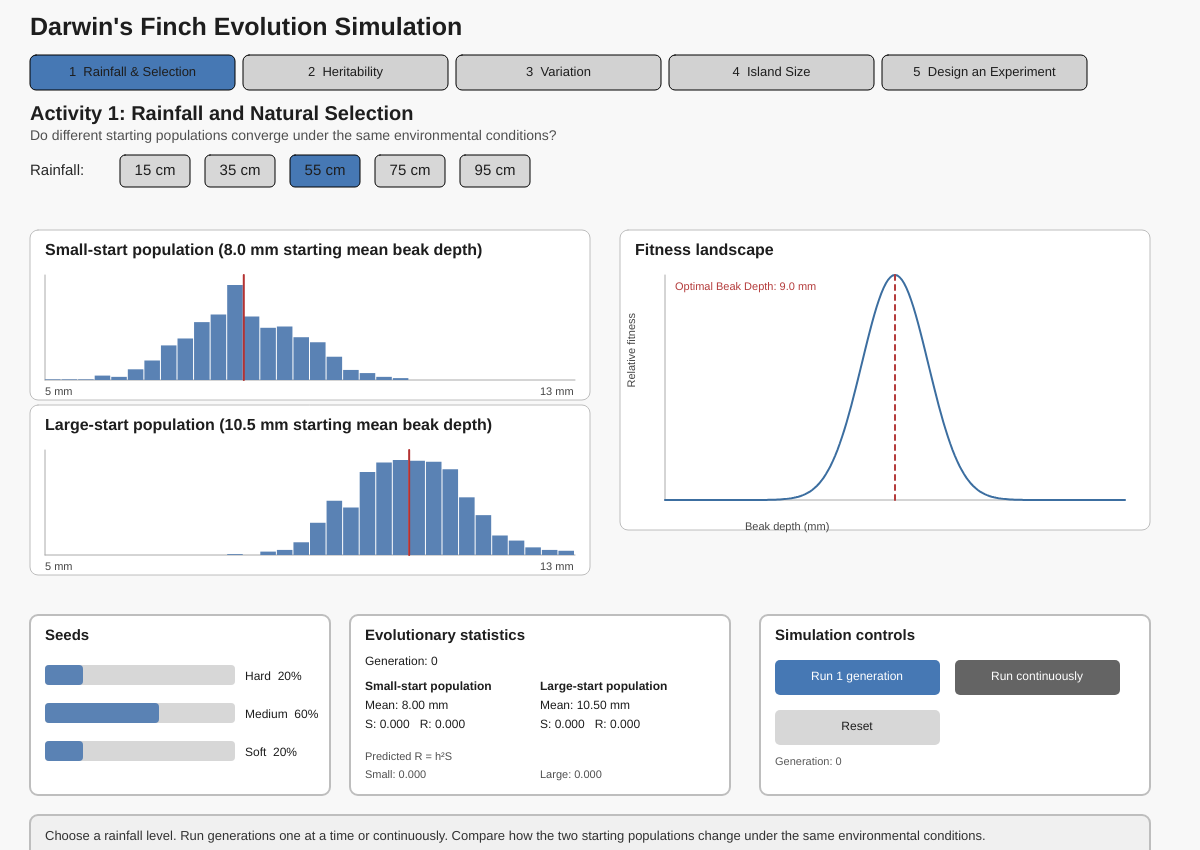
Frame 1 (no input)
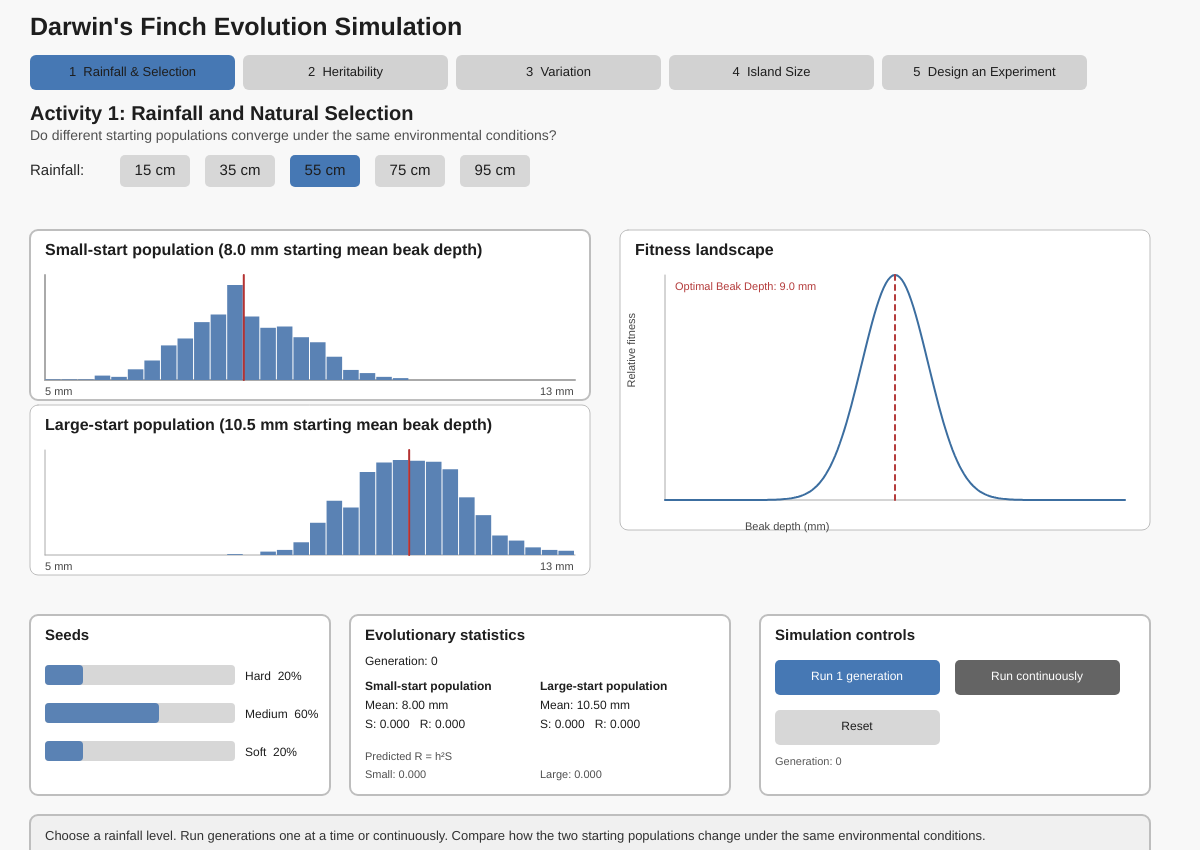
Frame 60 (no input)
Frame 120 (the mouse pressed at the canvas centre since frame 60): identical to frame 60, image omitted

The p5.js sketch that drew these frames (run headless with seeded random() and noise() and a simulated clock; from frame 60 on, the mouse is pressed at the canvas centre):

// p5.js sketch
// ── sketch.js
// ============================================================
// DARWIN'S FINCH EVOLUTION SIMULATION
// BIOL 212L
//
// Five activities:
// 1. Rainfall and natural selection
// 2. Heritability
// 3. Variation
// 4. Island size and stochasticity
// 5. Design an experiment
//
// This is a teaching model, not a literal reconstruction
// of the genetics of Geospiza fortis.
// ============================================================


// ============================================================
// GLOBAL SETTINGS
// ============================================================

const CANVAS_WIDTH = 1200;
const CANVAS_HEIGHT = 850;

const BEAK_MIN = 5;
const BEAK_MAX = 13;

const DEFAULT_POPULATION = 1000;
const DEFAULT_CARRYING_CAPACITY = 1000;

const DEFAULT_SD = 0.825;
const DEFAULT_MEAN = 9.5;
const DEFAULT_HERITABILITY = 0.76;

const SELECTION_STRENGTH = 1.5;

const RAINFALL_LEVELS = [15, 35, 55, 75, 95];


// ============================================================
// SEED DISTRIBUTIONS
// ============================================================

const SEED_DISTRIBUTIONS = {

  15: {
    hard: 0.80,
    medium: 0.15,
    soft: 0.05
  },

  35: {
    hard: 0.60,
    medium: 0.30,
    soft: 0.10
  },

  55: {
    hard: 0.20,
    medium: 0.60,
    soft: 0.20
  },

  75: {
    hard: 0.10,
    medium: 0.35,
    soft: 0.55
  },

  95: {
    hard: 0.05,
    medium: 0.15,
    soft: 0.80
  }

};


// ============================================================
// BEAK DEPTH OPTIMA
// ============================================================

const SEED_OPTIMA = {

  hard: 11.0,
  medium: 9.0,
  soft: 7.0

};


// ============================================================
// SIMULATION STATE
// ============================================================

let activity = 1;

let rainfall = 55;

let generation = 0;

let running = false;


// Activity 1
let population = [];
let population2 = [];

let activity1S1 = 0;
let activity1R1 = 0;
let activity1PredictedR1 = 0;

let activity1S2 = 0;
let activity1R2 = 0;
let activity1PredictedR2 = 0;


// Activity 2
let islandA = [];
let islandB = [];


// Activity 3
let variationPopulation = [];


// Activity 4
let largeIsland = [];
let smallIsland = [];


// Activity 5
let experimentPopulation = [];


// ============================================================
// ACTIVITY PARAMETERS
// ============================================================

// Activity 1

let activity1Mean = 9.5;
let activity1SmallMean = 8.0;
let activity1LargeMean = 10.5;
let activity1SD = 0.825;
let activity1Heritability = 0.76;
let activity1Capacity = 1000;


// Activity 2

let islandAHeritability = 0.4;
let islandBHeritability = 0.9;

let activity2Mean = 9.5;
let activity2SD = 0.825;
let activity2Capacity = 1000;


// Activity 3

let lowVariationSD = 0.2;
let highVariationSD = 1.8;

let selectedVariationSD = lowVariationSD;

let activity3Mean = 11.0;
let activity3Heritability = 0.76;
let activity3Capacity = 1000;


// Activity 4

let largeCapacity = 1000;
let smallCapacity = 100;

let activity4Mean = 9.5;
let activity4SD = 0.825;
let activity4Heritability = 0.76;


// Activity 4 replicate system

let activity4LargeResults = [];
let activity4SmallResults = [];

const ACTIVITY4_REPLICATES = 10;
const ACTIVITY4_GENERATIONS = 10;

let activity4ReplicateRunning = false;
let activity4CurrentReplicate = 0;
let activity4CurrentGeneration = 0;

let activity4ReplicateLarge = [];
let activity4ReplicateSmall = [];


// Activity 5

let experimentMean = 9.0;
let experimentSD = 1.0;
let experimentHeritability = 0.76;
let experimentCapacity = 1000;


// ============================================================
// STATISTICS
// ============================================================

let currentS = 0;
let currentR = 0;
let predictedR = 0;


// ============================================================
// P5 SETUP
// ============================================================

function setup() {

  createCanvas(
    CANVAS_WIDTH,
    CANVAS_HEIGHT
  );

  textFont("Arial");

  resetCurrentActivity();

}


// ============================================================
// MAIN DRAW LOOP
// ============================================================

function draw() {

  background(248);

  drawHeader();

  drawActivityTabs();


  if (activity === 1) {

    drawActivity1();

  } else if (activity === 2) {

    drawActivity2();

  } else if (activity === 3) {

    drawActivity3();

  } else if (activity === 4) {

    drawActivity4();

  } else if (activity === 5) {

    drawActivity5();

  }


  // Normal continuous simulation

  if (running) {

    runGenerationForCurrentActivity();

  }


  // Activity 4 replicate simulations

  if (activity4ReplicateRunning) {

    runActivity4ReplicateStep();

  }

}


// ============================================================
// HEADER
// ============================================================

function drawHeader() {

  fill(30);

  textSize(25);

  textStyle(BOLD);

  text(
    "Darwin's Finch Evolution Simulation",
    30,
    35
  );

  textStyle(NORMAL);

}


// ============================================================
// ACTIVITY TABS
// ============================================================

function drawActivityTabs() {

  let labels = [

    "1  Rainfall & Selection",
    "2  Heritability",
    "3  Variation",
    "4  Island Size",
    "5  Design an Experiment"

  ];


  let x = 30;


  for (let i = 0; i < labels.length; i++) {

    let w = 205;


    if (i + 1 === activity) {

      fill(70, 120, 180);

    } else {

      fill(210);

    }


    rect(
      x,
      55,
      w,
      35,
      6
    );


    fill(30);

    textSize(13);

    textAlign(
      CENTER,
      CENTER
    );

    text(
      labels[i],
      x + w / 2,
      72
    );

    textAlign(
      LEFT,
      BASELINE
    );


    x += w + 8;

  }

}


// ============================================================
// ACTIVITY 1
// ============================================================

function drawActivity1() {

  drawActivityTitle(
    "Activity 1: Rainfall and Natural Selection",
    "Do different starting populations converge under the same environmental conditions?"
  );


  drawRainfallControls(
    30,
    175
  );


  drawPopulationPanel(
    population,
    30,
    230,
    560,
    170,
    "Small-start population (8.0 mm starting mean beak depth)"
  );


  drawPopulationPanel(
    population2,
    30,
    405,
    560,
    170,
    "Large-start population (10.5 mm starting mean beak depth)"
  );


  drawFitnessGraph(
    620,
    230,
    530,
    300
  );


  drawSeedDistribution(
    30,
    615,
    300,
    180
  );


  drawStatisticsBox(
    350,
    615,
    380,
    180,
    population,
    activity1Heritability
  );


  drawControls(
    760,
    615,
    390,
    180
  );


  drawActivityInstructions(
    30,
    815,
    1120,
    65,
    "Choose a rainfall level. Run generations one at a time or continuously. Compare how the two starting populations change under the same environmental conditions."
  );

}


// ============================================================
// ACTIVITY 2
// ============================================================

function drawActivity2() {

  drawActivityTitle(
    "Activity 2: Heritability",
    "How does heritability affect the rate of evolutionary change?"
  );


  drawRainfallControls(
    30,
    205
  );


  drawPopulationPanel(
    islandA,
    30,
    230,
    545,
    280,
    "Island A   h² = " +
    islandAHeritability.toFixed(2)
  );


  drawPopulationPanel(
    islandB,
    600,
    230,
    545,
    280,
    "Island B   h² = " +
    islandBHeritability.toFixed(2)
  );


  drawComparisonStatistics();


  drawControls(
    760,
    555,
    390,
    180
  );


  drawActivityInstructions(
    30,
    760,
    1120,
    65,
    "Both islands experience the same environment and begin with the same distribution. Compare how quickly their beak distributions respond when heritability differs."
  );

}


// ============================================================
// ACTIVITY 3
// ============================================================

function drawActivity3() {

  drawActivityTitle(
    "Activity 3: Variation",
    "How does the amount of variation affect evolutionary change?"
  );


  drawPopulationPanel(
    variationPopulation,
    30,
    230,
    560,
    300,
    "Population Mean = " +
    calculateMean(
      variationPopulation
    ).toFixed(2) +
    " mm   N = " +
    variationPopulation.length
  );


  drawFitnessGraph(
    620,
    230,
    530,
    300
  );


  drawVariationControls();


  drawControls(
    760,
    555,
    390,
    180
  );


  drawActivityInstructions(
    30,
    760,
    1120,
    65,
    "Compare populations with different amounts of phenotypic variation. Begin away from the environmental optimum and observe whether selection can produce evolutionary change."
  );

}


// ============================================================
// ACTIVITY 4
// ============================================================

function drawActivity4() {

  drawActivityTitle(
    "Activity 4: Island Size and Stochasticity",
    "Why can identical populations follow different evolutionary paths?"
  );


  drawPopulationPanel(
    largeIsland,
    30,
    230,
    545,
    280,
    "Large Island   N = " +
    largeIsland.length
  );


  drawPopulationPanel(
    smallIsland,
    600,
    230,
    545,
    280,
    "Small Island   N = " +
    smallIsland.length
  );


  drawActivity4Results();


  drawControls(
    760,
    555,
    390,
    180
  );


  drawActivityInstructions(
    30,
    760,
    1120,
    65,
    "Run the same experiment repeatedly. Compare the spread of final outcomes for large and small populations."
  );

}


// ============================================================
// ACTIVITY 5
// ============================================================

function drawActivity5() {

  drawActivityTitle(
    "Activity 5: Design an Experiment",
    "Choose your starting population and rainfall. Predict what will happen, then test your prediction."
  );


  // Rainfall controls

  drawRainfallControls(
    30,
    175
  );


  drawPopulationPanel(
    experimentPopulation,
    30,
    230,
    560,
    300,
    "Your Population   N = " +
    experimentPopulation.length +
  "   Mean = " +
  calculateMean(experimentPopulation).toFixed(2) +
  " mm"
  );


  drawFitnessGraph(
    620,
    230,
    530,
    300
  );


  drawExperimentControls();


  drawControls(
    760,
    555,
    390,
    180
  );


  drawActivityInstructions(
    30,
    760,
    1120,
    65,
    "Design an experiment by choosing the starting mean, variation, heritability, population size, and rainfall. Predict the direction and amount of evolutionary change before running the simulation."
  );

}


// ============================================================
// ACTIVITY TITLES
// ============================================================

function drawActivityTitle(
  title,
  subtitle
) {

  fill(30);

  textSize(20);

  textStyle(BOLD);

  text(
    title,
    30,
    120
  );

  textStyle(NORMAL);

  textSize(14);

  fill(80);

  text(
    subtitle,
    30,
    140
  );

}


// ============================================================
// RAINFALL CONTROLS
// ============================================================

function drawRainfallControls(
  x,
  y
) {

  fill(40);

  textSize(15);

  text(
    "Rainfall:",
    x,
    y
  );


  for (
    let i = 0;
    i < RAINFALL_LEVELS.length;
    i++
  ) {

    let r =
      RAINFALL_LEVELS[i];

    let bx =
      x + 90 + i * 85;


    if (r === rainfall) {

      fill(70, 120, 180);

    } else {

      fill(215);

    }


    rect(
      bx,
      y - 20,
      70,
      32,
      5
    );


    fill(30);

    textAlign(
      CENTER,
      CENTER
    );

    text(
      r + " cm",
      bx + 35,
      y - 4
    );

    textAlign(
      LEFT,
      BASELINE
    );

  }

}


// ============================================================
// POPULATION PANEL
// ============================================================

function drawPopulationPanel(
  pop,
  x,
  y,
  w,
  h,
  title
) {

  stroke(190);

  fill(255);

  rect(
    x,
    y,
    w,
    h,
    8
  );

  noStroke();

  fill(30);

  textSize(16);

  textStyle(BOLD);

  text(
    title,
    x + 15,
    y + 25
  );

  textStyle(NORMAL);


  if (pop.length === 0) {

    fill(170, 40, 40);

    textSize(18);

    text(
      "Population extinct",
      x + 20,
      y + h / 2
    );

    return;

  }


  drawHistogram(
    pop,
    x + 15,
    y + 45,
    w - 30,
    h - 65
  );

}


// ============================================================
// HISTOGRAM
// ============================================================

function drawHistogram(
  pop,
  x,
  y,
  w,
  h
) {

  let bins = 32;

  let counts = new Array(bins).fill(0);

  for (let beak of pop) {
    let index = floor(
      map(beak, BEAK_MIN, BEAK_MAX, 0, bins)
    );

    index = constrain(index, 0, bins - 1);
    counts[index]++;
  }

  // Only Activity 3 uses a fixed vertical scale.
  let showYAxis = (activity === 3);
  let maxCount = showYAxis ? 600 : max(counts);

  // Axes
  stroke(170);

  line(x, y + h, x + w, y + h);
  line(x, y, x, y + h);

  // Numbered y-axis for Activity 3 only
  if (showYAxis) {
    fill(70);
    noStroke();
    textSize(10);
    textAlign(LEFT, CENTER);

    for (let value = 0; value <= 600; value += 50) {
      let tickY =
        y + h - map(value, 0, 600, 0, h - 10);

      // Place numbers just inside the left edge
      text(value, x + 4, tickY);

      // Draw subtle horizontal gridlines
      stroke(220);
      line(x + 30, tickY, x + w, tickY);
      noStroke();
    }

    textAlign(LEFT, BASELINE);
  }
  // Histogram bars
  noStroke();
  fill(90, 130, 180);

  for (let i = 0; i < bins; i++) {
    let barWidth = w / bins;

    let barHeight = 0;

    if (maxCount > 0) {
      barHeight = map(
        counts[i],
        0,
        maxCount,
        0,
        h - 10
      );
    }

    rect(
      x + i * barWidth,
      y + h - barHeight,
      barWidth - 1,
      barHeight
    );
  }

  // Beak-depth labels
  fill(70);
  textSize(11);
  textAlign(LEFT, BASELINE);

  text(BEAK_MIN + " mm", x, y + h + 15);
  text(BEAK_MAX + " mm", x + w - 35, y + h + 15);

  // Mean indicator
  let meanValue = calculateMean(pop);

  let meanX = map(
    meanValue,
    BEAK_MIN,
    BEAK_MAX,
    x,
    x + w
  );

  stroke(180, 50, 50);
  strokeWeight(2);
  line(meanX, y, meanX, y + h);

  strokeWeight(1);
  noStroke();
}

// ============================================================
// FITNESS GRAPH
// ============================================================

function drawFitnessGraph(
  x,
  y,
  w,
  h
) {

  stroke(190);

  fill(255);

  rect(
    x,
    y,
    w,
    h,
    8
  );

  noStroke();

  fill(30);

  textSize(16);

  textStyle(BOLD);

  text(
    "Fitness landscape",
    x + 15,
    y + 25
  );

  textStyle(NORMAL);


  let graphX =
    x + 45;

  let graphY =
    y + 45;

  let graphW =
    w - 70;

  let graphH =
    h - 75;


  stroke(170);

  line(
    graphX,
    graphY + graphH,
    graphX + graphW,
    graphY + graphH
  );

  line(
    graphX,
    graphY,
    graphX,
    graphY + graphH
  );


  noFill();

  stroke(60, 110, 160);

  strokeWeight(2);

  beginShape();


  for (
    let i = 0;
    i <= 200;
    i++
  ) {

    let beak =
      map(
        i,
        0,
        200,
        BEAK_MIN,
        BEAK_MAX
      );


    let f =
      fitness(beak);


    let px =
      map(
        beak,
        BEAK_MIN,
        BEAK_MAX,
        graphX,
        graphX + graphW
      );


    let py =
      map(
        f,
        0,
        1,
        graphY + graphH,
        graphY
      );


    vertex(
      px,
      py
    );

  }


  endShape();


    let optimum = getFoodOptimum();

  if (activity === 3) {
    optimum = 9.0;
  } else if (activity !== 5) {

    if (rainfall === 15) optimum = 11.0;
    if (rainfall === 35) optimum = 10.0;
    if (rainfall === 55) optimum = 9.0;
    if (rainfall === 75) optimum = 8.0;
    if (rainfall === 95) optimum = 7.0;

  }


  let optimumX =
    map(
      optimum,
      BEAK_MIN,
      BEAK_MAX,
      graphX,
      graphX + graphW
    );


  stroke(180, 60, 60);

  drawingContext.setLineDash(
    [5, 5]
  );


  line(
    optimumX,
    graphY,
    optimumX,
    graphY + graphH
  );


  drawingContext.setLineDash(
    []
  );


  noStroke();

  fill(70);

  textSize(11);

  text(
    "Beak depth (mm)",
    graphX + 80,
    graphY + graphH + 30
  );


  push();

  translate(
    graphX - 30,
    graphY + graphH / 2
  );

  rotate(-HALF_PI);

  text(
    "Relative fitness",
    0,
    0
  );

  pop();


  fill(180, 60, 60);

  text(
    "Optimal Beak Depth: " +
    optimum.toFixed(1) +
    " mm",
    graphX + 10,
    graphY + 15
  );

}


// ============================================================
// SEED DISTRIBUTION
// ============================================================

function drawSeedDistribution(
  x,
  y,
  w,
  h
) {

  stroke(190);

  fill(255);

  rect(
    x,
    y,
    w,
    h,
    8
  );

  noStroke();

  fill(30);

  textSize(15);

  textStyle(BOLD);

  text(
    "Seeds",
    x + 15,
    y + 25
  );

  textStyle(NORMAL);


  let seeds =
    getSeedDistribution();


  let values = [

    seeds.hard,
    seeds.medium,
    seeds.soft

  ];


  let labels = [

    "Hard",
    "Medium",
    "Soft"

  ];


  for (
    let i = 0;
    i < 3;
    i++
  ) {

    let yy =
      y + 50 + i * 38;


    fill(215);

    rect(
      x + 15,
      yy,
      190,
      20,
      4
    );


    fill(90, 130, 180);

    rect(
      x + 15,
      yy,
      190 * values[i],
      20,
      4
    );


    fill(30);

    textSize(12);

    text(
      labels[i] +
      "  " +
      round(values[i] * 100) +
      "%",
      x + 215,
      yy + 15
    );

  }

}


// ============================================================
// STATISTICS BOX
// ============================================================

function drawStatisticsBox(
  x,
  y,
  w,
  h,
  pop,
  h2
) {

  stroke(190);

  fill(255);

  rect(
    x,
    y,
    w,
    h,
    8
  );

  noStroke();

  fill(30);

  textSize(15);

  textStyle(BOLD);

  text(
    "Evolutionary statistics",
    x + 15,
    y + 25
  );

  textStyle(NORMAL);

  textSize(12);


  let mean1 =
    population.length > 0
      ? calculateMean(population)
      : 0;


  let mean2 =
    population2.length > 0
      ? calculateMean(population2)
      : 0;


  text(
    "Generation: " +
    generation,
    x + 15,
    y + 50
  );


  textStyle(BOLD);

  text(
    "Small-start population",
    x + 15,
    y + 75
  );

  textStyle(NORMAL);

  text(
    "Mean: " +
    mean1.toFixed(2) +
    " mm",
    x + 15,
    y + 94
  );


  text(
    "S: " +
    activity1S1.toFixed(3) +
    "   R: " +
    activity1R1.toFixed(3),
    x + 15,
    y + 113
  );


  textStyle(BOLD);

  text(
    "Large-start population",
    x + 190,
    y + 75
  );

  textStyle(NORMAL);

  text(
    "Mean: " +
    mean2.toFixed(2) +
    " mm",
    x + 190,
    y + 94
  );


  text(
    "S: " +
    activity1S2.toFixed(3) +
    "   R: " +
    activity1R2.toFixed(3),
    x + 190,
    y + 113
  );


  fill(80);

  textSize(11);

  text(
    "Predicted R = h²S",
    x + 15,
    y + 145
  );


  text(
    "Small: " +
    activity1PredictedR1.toFixed(3),
    x + 15,
    y + 163
  );


  text(
    "Large: " +
    activity1PredictedR2.toFixed(3),
    x + 190,
    y + 163
  );

}


// ============================================================
// ACTIVITY 2 STATISTICS
// ============================================================

function drawComparisonStatistics() {

  stroke(190);

  fill(255);

  rect(
    30,
    555,
    700,
    180,
    8
  );

  noStroke();

  fill(30);

  textSize(15);

  textStyle(BOLD);


  if (activity === 2) {

    text(
      "Compare the two populations",
      45,
      580
    );

  } else {

    text(
      "Current simulation",
      45,
      580
    );

  }


  textStyle(NORMAL);

  textSize(13);


  if (activity === 2) {

    let meanA =
      islandA.length > 0
        ? calculateMean(islandA)
        : 0;


    let meanB =
      islandB.length > 0
        ? calculateMean(islandB)
        : 0;


    text(
      "Generation: " +
      generation,
      45,
      610
    );


    text(
      "Island A mean: " +
      meanA.toFixed(2) +
      " mm",
      45,
      640
    );


    text(
      "Island B mean: " +
      meanB.toFixed(2) +
      " mm",
      45,
      665
    );


    text(
      "Difference in means: " +
      abs(meanA - meanB).toFixed(2) +
      " mm",
      45,
      690
    );


    text(
      "Both islands experience the same rainfall: " +
      rainfall +
      " cm",
      330,
      640
    );

  }

}


// ============================================================
// ACTIVITY 4 RESULTS
// ============================================================

function drawActivity4Results() {

  stroke(190);

  fill(255);

  rect(
    30,
    555,
    700,
    180,
    8
  );

  noStroke();

  fill(30);

  textSize(15);

  textStyle(BOLD);

   text(
    "Results from 10 repeated experiments",
    45,
    580
  );

  textStyle(NORMAL);

  textSize(12);


  if (
    activity4ReplicateRunning
  ) {

    text(
      "Running replicate " +
      (activity4CurrentReplicate + 1) +
      " of " +
      ACTIVITY4_REPLICATES +
      "   Generation " +
      activity4CurrentGeneration +
      " of " +
      ACTIVITY4_GENERATIONS,
      45,
      605
    );

  } else if (
    activity4LargeResults.length === 0
  ) {

    text(
      "Click \"Run 10 replicates\" to compare repeated outcomes.",
      45,
      610
    );

  } else {

    text(
      "Each dot = final mean beak depth from one replicate",
      45,
      605
    );

    text(
      "Compare the spread of dots between large and small populations.",
      45,
      620
    );

  }


  let plotX = 45;
  let plotY = 615;
  let plotW = 650;
  let plotH = 105;


  stroke(210);

  line(
    plotX,
    plotY + plotH,
    plotX + plotW,
    plotY + plotH
  );


  // Scale the graph around the actual replicate results

  let allResults =
    activity4LargeResults.concat(
      activity4SmallResults
    );


  let plotMin = 8.5;
  let plotMax = 9.7;


  if (allResults.length > 0) {

    let dataMin = min(allResults);
    let dataMax = max(allResults);

    let padding = 0.05;


    plotMin =
      floor(
        (dataMin - padding) * 10
      ) / 10;


    plotMax =
      ceil(
        (dataMax + padding) * 10
      ) / 10;


    if (plotMax - plotMin < 0.4) {

      let center =
        (plotMin + plotMax) / 2;


      plotMin =
        floor(
          (center - 0.2) * 10
        ) / 10;


      plotMax =
        ceil(
          (center + 0.2) * 10
        ) / 10;

    }

  }


  noStroke();

  fill(80);

  textSize(10);


  text(
    plotMin.toFixed(1),
    plotX,
    plotY + plotH + 14
  );


  text(
    (
      (plotMin + plotMax) / 2
    ).toFixed(1),
    plotX + plotW / 2 - 10,
    plotY + plotH + 14
  );


  text(
    plotMax.toFixed(1),
    plotX + plotW - 18,
    plotY + plotH + 14
  );


  textAlign(CENTER, BASELINE);

  text(
    "Final mean beak depth (mm)",
    plotX + plotW / 2,
    plotY + plotH + 30
  );

  textAlign(LEFT, BASELINE);


  fill(70);

  textSize(11);


  text(
    "Large",
    plotX,
    plotY + 29
  );


  text(
    "Small",
    plotX,
    plotY + 79
  );


  // Large population replicate dots

  for (
    let i = 0;
    i < activity4LargeResults.length;
    i++
  ) {

    let value =
      activity4LargeResults[i];


    let px =
      map(
        value,
        plotMin,
        plotMax,
        plotX + 60,
        plotX + plotW
      );


    fill(70, 120, 180);

    noStroke();

    circle(
      px,
      plotY + 25,
      12
    );

  }


  // Small population replicate dots

  for (
    let i = 0;
    i < activity4SmallResults.length;
    i++
  ) {

    let value =
      activity4SmallResults[i];


    let px =
      map(
        value,
        plotMin,
        plotMax,
        plotX + 60,
        plotX + plotW
      );


    fill(180, 100, 80);

    noStroke();

    circle(
      px,
      plotY + 75,
      12
    );

  }


  if (
    activity4LargeResults.length > 0 &&
    !activity4ReplicateRunning
  ) {

    let largeMean =
      calculateMean(
        activity4LargeResults
      );


    let smallMean =
      calculateMean(
        activity4SmallResults
      );


    fill(70);

    textSize(11);


    text(
      "Large island mean = " +
      largeMean.toFixed(2) +
      " mm",
      500,
      610
    );


    text(
      "Small island mean = " +
      smallMean.toFixed(2) +
      " mm",
      500,
      625
    );

  }

}


// ============================================================
// VARIATION CONTROLS
// ============================================================

function drawVariationControls() {

  stroke(190);

  fill(255);

  rect(
    30,
    555,
    700,
    180,
    8
  );

  noStroke();

  fill(30);

  textSize(15);

  textStyle(BOLD);

  text(
    "Variation",
    45,
    580
  );

  textStyle(NORMAL);

  textSize(13);


  text(
    "Low variation: SD = " +
    lowVariationSD,
    45,
    615
  );


  text(
    "High variation: SD = " +
    highVariationSD,
    45,
    645
  );


  text(
    "Current population SD: " +
    currentPopulationSD().toFixed(2),
    45,
    675
  );


   if (selectedVariationSD === lowVariationSD) {

    fill(70, 120, 180);

  } else {

    fill(215);

  }

  rect(
    300,
    600,
    150,
    32,
    5
  );


  if (selectedVariationSD === highVariationSD) {

    fill(70, 120, 180);

  } else {

    fill(215);

  }

  rect(
    470,
    600,
    150,
    32,
    5
  );


  fill(30);

  textAlign(
    CENTER,
    CENTER
  );


  text(
    "Low variation",
    375,
    616
  );


  text(
    "High variation",
    545,
    616
  );


  textAlign(
    LEFT,
    BASELINE
  );

}


// ============================================================
// EXPERIMENT CONTROLS
// ============================================================

function drawExperimentControls() {

  stroke(190);

  fill(255);

  rect(
    30,
    555,
    700,
    180,
    8
  );

  noStroke();

  fill(30);

  textSize(15);

  textStyle(BOLD);

  text(
    "Choose your experimental conditions",
    45,
    580
  );

  textStyle(NORMAL);


  // Starting mean

  fill(50);

  textSize(12);

  text(
    "Starting mean:",
    45,
    605
  );


  let meanOptions = [
    7.0,
    9.0,
    10.5,
    12.0
  ];


  for (
    let i = 0;
    i < meanOptions.length;
    i++
  ) {

    let bx =
      130 + i * 75;


    if (
      experimentMean ===
      meanOptions[i]
    ) {

      fill(70, 120, 180);

    } else {

      fill(220);

    }


    rect(
      bx,
      590,
      65,
      25,
      4
    );


    fill(30);

    textAlign(
      CENTER,
      CENTER
    );

    text(
      meanOptions[i].toFixed(1) +
      " mm",
      bx + 32.5,
      602
    );

  }


  // Starting SD

  textAlign(
    LEFT,
    BASELINE
  );

  fill(50);

  text(
    "SD:",
    45,
    635
  );


  let sdOptions = [
    0.25,
    0.50,
    1.00,
    1.50
  ];


  for (
    let i = 0;
    i < sdOptions.length;
    i++
  ) {

    let bx =
      130 + i * 75;


    if (
      experimentSD ===
      sdOptions[i]
    ) {

      fill(70, 120, 180);

    } else {

      fill(220);

    }


    rect(
      bx,
      620,
      65,
      25,
      4
    );


    fill(30);

    textAlign(
      CENTER,
      CENTER
    );

    text(
      sdOptions[i].toFixed(2),
      bx + 32.5,
      632
    );

  }


  // Heritability

  textAlign(
    LEFT,
    BASELINE
  );

  fill(50);

  text(
    "Heritability:",
    45,
    665
  );


  let hOptions = [
    0.25,
    0.50,
    0.76,
    0.90
  ];


  for (
    let i = 0;
    i < hOptions.length;
    i++
  ) {

    let bx =
      130 + i * 75;


    if (
      experimentHeritability ===
      hOptions[i]
    ) {

      fill(70, 120, 180);

    } else {

      fill(220);

    }


    rect(
      bx,
      650,
      65,
      25,
      4
    );


    fill(30);

    textAlign(
      CENTER,
      CENTER
    );

    text(
      hOptions[i].toFixed(2),
      bx + 32.5,
      662
    );

  }


  // Population size

  textAlign(
    LEFT,
    BASELINE
  );

  fill(50);

  text(
    "Population:",
    430,
    605
  );


  let populationOptions = [
    100,
    250,
    500,
    1000
  ];


  for (
    let i = 0;
    i < populationOptions.length;
    i++
  ) {

    let bx =
      505 + i * 55;


    if (
      experimentCapacity ===
      populationOptions[i]
    ) {

      fill(70, 120, 180);

    } else {

      fill(220);

    }


    rect(
      bx,
      590,
      48,
      25,
      4
    );


    fill(30);

    textAlign(
      CENTER,
      CENTER
    );

    text(
      populationOptions[i],
      bx + 24,
      602
    );

  }


  // Current conditions summary

  textAlign(
    LEFT,
    BASELINE
  );

  fill(80);

  textSize(11);

  text(
    "Current:",
    430,
    638
  );


  text(
    "Mean " +
    experimentMean.toFixed(1) +
    " mm",
    480,
    638
  );


  text(
    "SD " +
    experimentSD.toFixed(2),
    565,
    638
  );


  text(
    "h² " +
    experimentHeritability.toFixed(2),
    635,
    638
  );


  text(
    "Rainfall " +
    rainfall +
    " cm",
    430,
    658
  );


  text(
    "Food optimum " +
    getFoodOptimum().toFixed(1) +
    " mm",
    540,
    658
  );


  // Fitness snapshot

  fill(30);

  textSize(11);

  text(
    "Fitness at current rainfall:",
    430,
    682
  );


  text(
    "7 mm = " +
    fitness(7).toFixed(2),
    430,
    702
  );


  text(
    "9 mm = " +
    fitness(9).toFixed(2),
    500,
    702
  );


  text(
    "11 mm = " +
    fitness(11).toFixed(2),
    570,
    702
  );


  text(
    "12 mm = " +
    fitness(12).toFixed(2),
    645,
    702
  );


  textAlign(
    LEFT,
    BASELINE
  );

}


// ============================================================
// EXPERIMENT STATISTICS
// ============================================================

function drawExperimentStatistics() {

  noStroke();
  fill(30);
  textStyle(BOLD);
  textSize(15);

  text(
    "Generation: " + generation,
    30,
    550
  );

  text(
    "Mean beak depth: " +
    calculateMean(experimentPopulation).toFixed(2) +
    " mm",
    200,
    550
  );

  textStyle(NORMAL);

}


// ============================================================
// GENERAL CONTROLS
// ============================================================

function drawControls(
  x,
  y,
  w,
  h
) {

  stroke(190);

  fill(255);

  rect(
    x,
    y,
    w,
    h,
    8
  );

  noStroke();

  fill(30);

  textSize(15);

  textStyle(BOLD);

  text(
    "Simulation controls",
    x + 15,
    y + 25
  );

  textStyle(NORMAL);


  // Run one generation

  fill(70, 120, 180);

  rect(
    x + 15,
    y + 45,
    165,
    35,
    5
  );


  // Continuous

  fill(
    running
      ? 180
      : 100
  );

  rect(
    x + 195,
    y + 45,
    165,
    35,
    5
  );


  // Reset

  fill(215);

  rect(
    x + 15,
    y + 95,
    165,
    35,
    5
  );


  // Activity 4 replicate button

  if (activity === 4) {

    fill(215);

    rect(
      x + 195,
      y + 95,
      165,
      35,
      5
    );

  }


  fill(255);

  textSize(12);

  textAlign(
    CENTER,
    CENTER
  );


  text(
    "Run 1 generation",
    x + 97,
    y + 62
  );


  text(
    running
      ? "Pause"
      : "Run continuously",
    x + 277,
    y + 62
  );


  fill(30);


  text(
    "Reset",
    x + 97,
    y + 112
  );


  if (activity === 4) {

    text(
      activity4ReplicateRunning
        ? "Running..."
        : "Run 10 replicates",
      x + 277,
      y + 112
    );

  }


  textAlign(
    LEFT,
    BASELINE
  );


  fill(90);

  textSize(11);

  text(
    "Generation: " +
    generation,
    x + 15,
    y + 150
  );

}


// ============================================================
// INSTRUCTIONS
// ============================================================

function drawActivityInstructions(
  x,
  y,
  w,
  h,
  message
) {

  stroke(190);

  fill(240);

  rect(
    x,
    y,
    w,
    h,
    8
  );

  noStroke();

  fill(50);

  textSize(13);

  text(
    message,
    x + 15,
    y + 25
  );

}


// ============================================================
// MOUSE CONTROLS
// ============================================================

function mousePressed() {


  // ----------------------------------------------------------
  // Activity tabs
  // ----------------------------------------------------------

  if (
    mouseY >= 55 &&
    mouseY <= 90
  ) {

    if (
      mouseX >= 30 &&
      mouseX <= 235
    ) {

      activity = 1;

    }

    else if (
      mouseX >= 243 &&
      mouseX <= 448
    ) {

      activity = 2;

    }

    else if (
      mouseX >= 456 &&
      mouseX <= 661
    ) {

      activity = 3;

    }

    else if (
      mouseX >= 669 &&
      mouseX <= 874
    ) {

      activity = 4;

    }

    else if (
      mouseX >= 882 &&
      mouseX <= 1087
    ) {

      activity = 5;

    }


    running = false;

    activity4ReplicateRunning = false;

    resetCurrentActivity();

    return;

  }


  // ----------------------------------------------------------
  // Rainfall controls
  // ----------------------------------------------------------

  let rainfallY = 0;


  if (activity === 1) {

    rainfallY = 175;

  }

  else if (activity === 2) {

    rainfallY = 205;

  }

  else if (activity === 5) {

    rainfallY = 175;

  }


  if (
    (activity === 1 ||
     activity === 2 ||
     activity === 5) &&

    mouseY >= rainfallY - 20 &&
    mouseY <= rainfallY + 12
  ) {

    for (
      let i = 0;
      i < RAINFALL_LEVELS.length;
      i++
    ) {

      let bx =
        120 + i * 85;


      if (
        mouseX >= bx &&
        mouseX <= bx + 70
      ) {

        rainfall =
          RAINFALL_LEVELS[i];


        if (activity !== 1) {
  running = false;
  resetCurrentActivity();
}

return;

      }

    }

  }


  // ----------------------------------------------------------
  // General control coordinates
  // ----------------------------------------------------------

   let controlX = 760;
  let controlY = (activity === 1) ? 615 : 555;


  // ----------------------------------------------------------
  // Run one generation
  // ----------------------------------------------------------

  if (
    mouseX >= controlX + 15 &&
    mouseX <= controlX + 180 &&
    mouseY >= controlY + 45 &&
    mouseY <= controlY + 80
  ) {

    running = false;

    runGenerationForCurrentActivity();

    return;

  }


  // ----------------------------------------------------------
  // Continuous
  // ----------------------------------------------------------

  if (
    mouseX >= controlX + 195 &&
    mouseX <= controlX + 360 &&
    mouseY >= controlY + 45 &&
    mouseY <= controlY + 80
  ) {

    if (!activity4ReplicateRunning) {

      running = !running;

    }

    return;

  }


  // ----------------------------------------------------------
  // Reset
  // ----------------------------------------------------------

  if (
    mouseX >= controlX + 15 &&
    mouseX <= controlX + 180 &&
    mouseY >= controlY + 95 &&
    mouseY <= controlY + 130
  ) {

    running = false;

    activity4ReplicateRunning = false;

    resetCurrentActivity();

    return;

  }


  // ----------------------------------------------------------
  // Activity 4 replicate button
  // ----------------------------------------------------------

  if (
    activity === 4 &&
    mouseX >= controlX + 195 &&
    mouseX <= controlX + 360 &&
    mouseY >= controlY + 95 &&
    mouseY <= controlY + 130
  ) {

    startActivity4Replicates();

    return;

  }


  // ----------------------------------------------------------
  // Activity 3 variation buttons
  // ----------------------------------------------------------

  if (activity === 3) {

    if (
      mouseX >= 300 &&
      mouseX <= 450 &&
      mouseY >= 600 &&
      mouseY <= 632
    ) {

      running = false;

      selectedVariationSD = lowVariationSD;

      variationPopulation =
        createPopulation(
          activity3Mean,
          selectedVariationSD,
          activity3Capacity
        );

      generation = 0;

      return;

    }


    if (
      mouseX >= 470 &&
      mouseX <= 620 &&
      mouseY >= 600 &&
      mouseY <= 632
    ) {

      running = false;

      selectedVariationSD = highVariationSD;

variationPopulation = [];

for (let i = 0; i < activity3Capacity; i++) {
  let beak;

  do {
    beak = randomGaussian(activity3Mean, highVariationSD);
  } while (beak < BEAK_MIN || beak > BEAK_MAX);

  variationPopulation.push(beak);
}

generation = 0;

return;

    }

  }


  // ----------------------------------------------------------
  // Activity 5 experimental-condition buttons
  // ----------------------------------------------------------

  if (activity === 5) {


    // Starting mean

    let meanOptions = [
      7.0,
      9.0,
      10.5,
      12.0
    ];


    for (
      let i = 0;
      i < meanOptions.length;
      i++
    ) {

      let bx =
        130 + i * 75;


      if (
        mouseX >= bx &&
        mouseX <= bx + 65 &&
        mouseY >= 590 &&
        mouseY <= 615
      ) {

        experimentMean =
          meanOptions[i];

        running = false;

        resetCurrentActivity();

        return;

      }

    }


    // Starting SD

    let sdOptions = [
      0.25,
      0.50,
      1.00,
      1.50
    ];


    for (
      let i = 0;
      i < sdOptions.length;
      i++
    ) {

      let bx =
        130 + i * 75;


      if (
        mouseX >= bx &&
        mouseX <= bx + 65 &&
        mouseY >= 620 &&
        mouseY <= 645
      ) {

        experimentSD =
          sdOptions[i];

        running = false;

        resetCurrentActivity();

        return;

      }

    }


    // Heritability

    let hOptions = [
      0.25,
      0.50,
      0.76,
      0.90
    ];


    for (
      let i = 0;
      i < hOptions.length;
      i++
    ) {

      let bx =
        130 + i * 75;


      if (
        mouseX >= bx &&
        mouseX <= bx + 65 &&
        mouseY >= 650 &&
        mouseY <= 675
      ) {

        experimentHeritability =
          hOptions[i];

        running = false;

        resetCurrentActivity();

        return;

      }

    }


    // Population size

    let populationOptions = [
      100,
      250,
      500,
      1000
    ];


    for (
      let i = 0;
      i < populationOptions.length;
      i++
    ) {

      let bx =
        505 + i * 55;


      if (
        mouseX >= bx &&
        mouseX <= bx + 48 &&
        mouseY >= 590 &&
        mouseY <= 615
      ) {

        experimentCapacity =
          populationOptions[i];

        running = false;

        resetCurrentActivity();

        return;

      }

    }

  }

}


// ============================================================
// START ACTIVITY 4 REPLICATES
// ============================================================

function startActivity4Replicates() {

  running = false;

  activity4LargeResults = [];

  activity4SmallResults = [];

  activity4CurrentReplicate = 0;

  activity4CurrentGeneration = 0;


  activity4ReplicateLarge =
    createPopulation(
      activity4Mean,
      activity4SD,
      largeCapacity
    );


  activity4ReplicateSmall =
    createPopulation(
      activity4Mean,
      activity4SD,
      smallCapacity
    );


  largeIsland =
    activity4ReplicateLarge;

  smallIsland =
    activity4ReplicateSmall;

  generation = 0;


  activity4ReplicateRunning = true;

}


// ============================================================
// RUN ONE STEP OF ACTIVITY 4 REPLICATE SYSTEM
// ============================================================

function runActivity4ReplicateStep() {

  if (!activity4ReplicateRunning) {

    return;

  }


  let largeResult =
    evolvePopulation(
      activity4ReplicateLarge,
      activity4Heritability,
      largeCapacity
    );


  let smallResult =
    evolvePopulation(
      activity4ReplicateSmall,
      activity4Heritability,
      smallCapacity
    );


  activity4ReplicateLarge =
    largeResult.population;


  activity4ReplicateSmall =
    smallResult.population;


  largeIsland =
    activity4ReplicateLarge;

  smallIsland =
    activity4ReplicateSmall;


  activity4CurrentGeneration++;

  generation =
    activity4CurrentGeneration;


  if (
    activity4CurrentGeneration >=
    ACTIVITY4_GENERATIONS
  ) {

    activity4LargeResults.push(
      calculateMean(
        activity4ReplicateLarge
      )
    );


    activity4SmallResults.push(
      calculateMean(
        activity4ReplicateSmall
      )
    );


    activity4CurrentReplicate++;

    activity4CurrentGeneration = 0;


    if (
      activity4CurrentReplicate <
      ACTIVITY4_REPLICATES
    ) {

      activity4ReplicateLarge =
        createPopulation(
          activity4Mean,
          activity4SD,
          largeCapacity
        );


      activity4ReplicateSmall =
        createPopulation(
          activity4Mean,
          activity4SD,
          smallCapacity
        );


      largeIsland =
        activity4ReplicateLarge;

      smallIsland =
        activity4ReplicateSmall;

      generation = 0;

    } else {

      activity4ReplicateRunning = false;

    }

  }

}


// ============================================================
// RESET CURRENT ACTIVITY
// ============================================================

function resetCurrentActivity() {

  generation = 0;

  currentS = 0;

  currentR = 0;

  predictedR = 0;


  if (activity === 1) {

  population =
    createPopulation(
      activity1SmallMean,
      activity1SD,
      activity1Capacity
    );

  population2 =
    createPopulation(
      activity1LargeMean,
      activity1SD,
      activity1Capacity
    );

}


  if (activity === 2) {

    islandA =
      createPopulation(
        activity2Mean,
        activity2SD,
        activity2Capacity
      );


    islandB =
      createPopulation(
        activity2Mean,
        activity2SD,
        activity2Capacity
      );

  }


  if (activity === 3) {

  variationPopulation = [];

  for (let i = 0; i < activity3Capacity; i++) {
    let beak;

    do {
      beak = randomGaussian(activity3Mean, selectedVariationSD);
    } while (beak < BEAK_MIN || beak > BEAK_MAX);

    variationPopulation.push(beak);
  }

}


  if (activity === 4) {

    largeIsland =
      createPopulation(
        activity4Mean,
        activity4SD,
        largeCapacity
      );


    smallIsland =
      createPopulation(
        activity4Mean,
        activity4SD,
        smallCapacity
      );


    activity4LargeResults = [];

    activity4SmallResults = [];

    activity4ReplicateRunning = false;

  }


  if (activity === 5) {

    experimentPopulation =
      createPopulation(
        experimentMean,
        experimentSD,
        experimentCapacity
      );

  }

}


// ============================================================
// CREATE POPULATION
// ============================================================

function createPopulation(
  meanValue,
  standardDeviation,
  size
) {

  let newPopulation = [];


  for (
    let i = 0;
    i < size;
    i++
  ) {

    let beak =
      randomGaussian(
        meanValue,
        standardDeviation
      );


    beak =
      constrain(
        beak,
        BEAK_MIN,
        BEAK_MAX
      );


    newPopulation.push(
      beak
    );

  }


  return newPopulation;

}


// ============================================================
// GET SEED DISTRIBUTION
// ============================================================

function getSeedDistribution() {

  return SEED_DISTRIBUTIONS[
    rainfall
  ];

}


// ============================================================
// FOOD OPTIMUM
// ============================================================

function getFoodOptimum() {

  if (activity === 5) {

    if (rainfall === 15) return 11.0;
    if (rainfall === 35) return 10.0;
    if (rainfall === 55) return 9.0;
    if (rainfall === 75) return 8.0;
    if (rainfall === 95) return 7.0;

  }


  let seeds =
    getSeedDistribution();


  return (
    seeds.hard * SEED_OPTIMA.hard +
    seeds.medium * SEED_OPTIMA.medium +
    seeds.soft * SEED_OPTIMA.soft
  );

}


// ============================================================
// SEED-SPECIFIC FITNESS
// ============================================================

function seedFitness(
  beak,
  optimum
) {

  return exp(
    -SELECTION_STRENGTH *
    sq(
      beak - optimum
    )
  );

}


// ============================================================
// OVERALL FITNESS
// ============================================================

function fitness(beak) {

  if (activity === 5) {

    return seedFitness(
      beak,
      getFoodOptimum()
    );

  }
 if (activity === 3) {
    return seedFitness(beak, 9.0);
  }

  let optimum;

if (rainfall === 15) optimum = 11.0;
if (rainfall === 35) optimum = 10.0;
if (rainfall === 55) optimum = 9.0;
if (rainfall === 75) optimum = 8.0;
if (rainfall === 95) optimum = 7.0;

return seedFitness(
  beak,
  optimum
);
}

// ============================================================
// RUN GENERATION FOR CURRENT ACTIVITY
// ============================================================

function runGenerationForCurrentActivity() {

 if (activity === 1) {

  let result =
    evolvePopulation(
      population,
      activity1Heritability,
      activity1Capacity
    );


  population =
    result.population;


  activity1S1 =
    result.S;


  activity1R1 =
    result.R;


  activity1PredictedR1 =
    result.predictedR;


  let result2 =
    evolvePopulation(
      population2,
      activity1Heritability,
      activity1Capacity
    );


  population2 =
    result2.population;


  activity1S2 =
    result2.S;


  activity1R2 =
    result2.R;


  activity1PredictedR2 =
    result2.predictedR;

}


  if (activity === 2) {

    let resultA =
      evolvePopulation(
        islandA,
        islandAHeritability,
        activity2Capacity
      );


    let resultB =
      evolvePopulation(
        islandB,
        islandBHeritability,
        activity2Capacity
      );


    islandA =
      resultA.population;


    islandB =
      resultB.population;

  }


  if (activity === 3) {

    let result =
      evolvePopulation(
        variationPopulation,
        activity3Heritability,
        activity3Capacity
      );


    variationPopulation =
      result.population;


    currentS =
      result.S;


    currentR =
      result.R;


    predictedR =
      result.predictedR;

  }


  if (activity === 4) {

    let resultLarge =
      evolvePopulation(
        largeIsland,
        activity4Heritability,
        largeCapacity
      );


    let resultSmall =
      evolvePopulation(
        smallIsland,
        activity4Heritability,
        smallCapacity
      );


    largeIsland =
      resultLarge.population;


    smallIsland =
      resultSmall.population;

  }


  if (activity === 5) {

    let result =
      evolvePopulation(
        experimentPopulation,
        experimentHeritability,
        experimentCapacity
      );


    experimentPopulation =
      result.population;


    currentS =
      result.S;


    currentR =
      result.R;


    predictedR =
      result.predictedR;

  }


  generation++;

}


// ============================================================
// CORE EVOLUTIONARY MODEL
// ============================================================

function evolvePopulation(
  oldPopulation,
  heritability,
  carryingCapacity
) {

  if (
    oldPopulation.length === 0
  ) {

    return {

      population: [],
      S: 0,
      R: 0,
      predictedR: 0

    };

  }


  let originalMean =
    calculateMean(
      oldPopulation
    );


  // Calculate fitness

  let fitnessValues = [];


  for (
    let beak of oldPopulation
  ) {

    fitnessValues.push(
      fitness(beak)
    );

  }


  // Survival

  let survivors = [];

  let survivorFitness = [];


  for (
    let i = 0;
    i < oldPopulation.length;
    i++
  ) {

    let w =
      fitnessValues[i];


    let survivalProbability =
      0.35 +
      0.60 * w;


    if (
      random() <
      survivalProbability
    ) {

      survivors.push(
        oldPopulation[i]
      );


      survivorFitness.push(
        w
      );

    }

  }


  // Extinction

  if (
    survivors.length === 0
  ) {

    return {

      population: [],
      S: 0,
      R: 0,
      predictedR: 0

    };

  }


  // Selection differential

  let selectedMean =
    calculateMean(
      survivors
    );


  let S =
    selectedMean -
    originalMean;


  // Cumulative fitness

  let cumulative = [];

  let runningTotal = 0;


  for (
    let i = 0;
    i < survivorFitness.length;
    i++
  ) {

    runningTotal +=
      survivorFitness[i];


    cumulative.push(
      runningTotal
    );

  }


  let totalFitness =
    runningTotal;


  let offspring = [];


  // Environmental component

  let environmentalSD =
    DEFAULT_SD *
    0.25 *
    sqrt(
      max(
        0.01,
        1 - heritability
      )
    );


   // Generate offspring

  for (
    let i = 0;
    i < carryingCapacity;
    i++
  ) {

    let r =
      random() *
      totalFitness;

    let low = 0;

    let high =
      cumulative.length - 1;

    while (
      low < high
    ) {

      let middle =
        floor(
          (low + high) / 2
        );

      if (
        cumulative[middle] < r
      ) {

        low =
          middle + 1;

      } else {

        high =
          middle;

      }

    }

    let parentBeak =
      survivors[low];

    let parentalDeviation =
      parentBeak -
      originalMean;

    let inheritedDeviation =
      heritability *
      parentalDeviation;

    let environmentalDeviation =
      randomGaussian(
        0,
        environmentalSD
      );

    let offspringBeak =
      originalMean +
      inheritedDeviation +
      environmentalDeviation;

    offspringBeak =
      constrain(
        offspringBeak,
        BEAK_MIN,
        BEAK_MAX
      );

    offspring.push(
      offspringBeak
    );

  }


  // Response to selection

  let offspringMean =
    calculateMean(
      offspring
    );


  let R =
    offspringMean -
    originalMean;


  let predictedR =
    heritability *
    S;


  return {

    population:
      offspring,

    S:
      S,

    R:
      R,

    predictedR:
      predictedR

  };

}


// ============================================================
// CALCULATE MEAN
// ============================================================

function calculateMean(values) {

  if (
    values.length === 0
  ) {

    return 0;

  }


  let total = 0;


  for (
    let value of values
  ) {

    total += value;

  }


  return (
    total /
    values.length
  );

}


// ============================================================
// CURRENT POPULATION SD
// ============================================================

function currentPopulationSD() {

  if (
    variationPopulation.length < 2
  ) {

    return 0;

  }


  let m =
    calculateMean(
      variationPopulation
    );


  let sum = 0;


  for (
    let value of variationPopulation
  ) {

    sum +=
      sq(
        value - m
      );

  }


  return sqrt(
    sum /
    variationPopulation.length
  );

}
